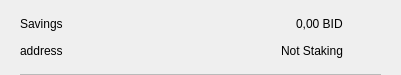
<?xml version="1.0" encoding="UTF-8"?>
<ui version="4.0">
 <class>CSRow</class>
 <widget class="QWidget" name="CSRow">
  <property name="geometry">
   <rect>
    <x>0</x>
    <y>0</y>
    <width>401</width>
    <height>75</height>
   </rect>
  </property>
  <property name="windowTitle">
   <string>Form</string>
  </property>
  <layout class="QVBoxLayout" name="verticalLayout">
   <property name="spacing">
    <number>0</number>
   </property>
   <property name="leftMargin">
    <number>20</number>
   </property>
   <property name="topMargin">
    <number>10</number>
   </property>
   <property name="rightMargin">
    <number>20</number>
   </property>
   <property name="bottomMargin">
    <number>0</number>
   </property>
   <item>
    <widget class="QWidget" name="info" native="true">
     <property name="minimumSize">
      <size>
       <width>0</width>
       <height>0</height>
      </size>
     </property>
     <layout class="QHBoxLayout" name="horizontalLayout_3">
      <property name="leftMargin">
       <number>0</number>
      </property>
      <property name="topMargin">
       <number>0</number>
      </property>
      <property name="rightMargin">
       <number>0</number>
      </property>
      <property name="bottomMargin">
       <number>10</number>
      </property>
      <item>
       <widget class="QWidget" name="container" native="true">
        <property name="minimumSize">
         <size>
          <width>0</width>
          <height>0</height>
         </size>
        </property>
        <layout class="QVBoxLayout" name="verticalLayout_2">
         <property name="spacing">
          <number>0</number>
         </property>
         <property name="leftMargin">
          <number>0</number>
         </property>
         <property name="topMargin">
          <number>0</number>
         </property>
         <property name="rightMargin">
          <number>0</number>
         </property>
         <property name="bottomMargin">
          <number>0</number>
         </property>
         <item>
          <layout class="QHBoxLayout" name="horizontalLayout">
           <item>
            <widget class="QLabel" name="labelName">
             <property name="text">
              <string>Savings</string>
             </property>
            </widget>
           </item>
           <item>
            <spacer name="horizontalSpacer">
             <property name="orientation">
              <enum>Qt::Horizontal</enum>
             </property>
             <property name="sizeHint" stdset="0">
              <size>
               <width>40</width>
               <height>20</height>
              </size>
             </property>
            </spacer>
           </item>
           <item>
            <widget class="QLabel" name="labelAmount">
             <property name="text">
              <string>0,00 BID</string>
             </property>
            </widget>
           </item>
          </layout>
         </item>
         <item>
          <layout class="QHBoxLayout" name="horizontalLayout_2">
           <item>
            <widget class="QLabel" name="labelAddress">
             <property name="text">
              <string>address</string>
             </property>
            </widget>
           </item>
           <item>
            <spacer name="horizontalSpacer_2">
             <property name="orientation">
              <enum>Qt::Horizontal</enum>
             </property>
             <property name="sizeHint" stdset="0">
              <size>
               <width>40</width>
               <height>20</height>
              </size>
             </property>
            </spacer>
           </item>
           <item>
            <widget class="QLabel" name="labelStaking">
             <property name="text">
              <string>Not Staking</string>
             </property>
            </widget>
           </item>
          </layout>
         </item>
        </layout>
       </widget>
      </item>
      <item alignment="Qt::AlignHCenter|Qt::AlignVCenter">
       <widget class="QPushButton" name="pushButtonMenu">
        <property name="minimumSize">
         <size>
          <width>24</width>
          <height>24</height>
         </size>
        </property>
        <property name="maximumSize">
         <size>
          <width>32</width>
          <height>32</height>
         </size>
        </property>
        <property name="focusPolicy">
         <enum>Qt::NoFocus</enum>
        </property>
        <property name="styleSheet">
         <string notr="true">border:none; background-color:transparent;</string>
        </property>
        <property name="text">
         <string/>
        </property>
        <property name="icon">
         <iconset>
          <normaloff>://ic-menu-hover</normaloff>://ic-menu-hover</iconset>
        </property>
        <property name="iconSize">
         <size>
          <width>24</width>
          <height>24</height>
         </size>
        </property>
       </widget>
      </item>
     </layout>
    </widget>
   </item>
   <item>
    <widget class="QLabel" name="lblDivisory">
     <property name="minimumSize">
      <size>
       <width>0</width>
       <height>1</height>
      </size>
     </property>
     <property name="maximumSize">
      <size>
       <width>16777215</width>
       <height>1</height>
      </size>
     </property>
     <property name="styleSheet">
      <string notr="true">background-color:#bababa;</string>
     </property>
     <property name="text">
      <string/>
     </property>
     <property name="alignment">
      <set>Qt::AlignBottom|Qt::AlignLeading|Qt::AlignLeft</set>
     </property>
    </widget>
   </item>
  </layout>
 </widget>
 <resources/>
 <connections/>
</ui>
